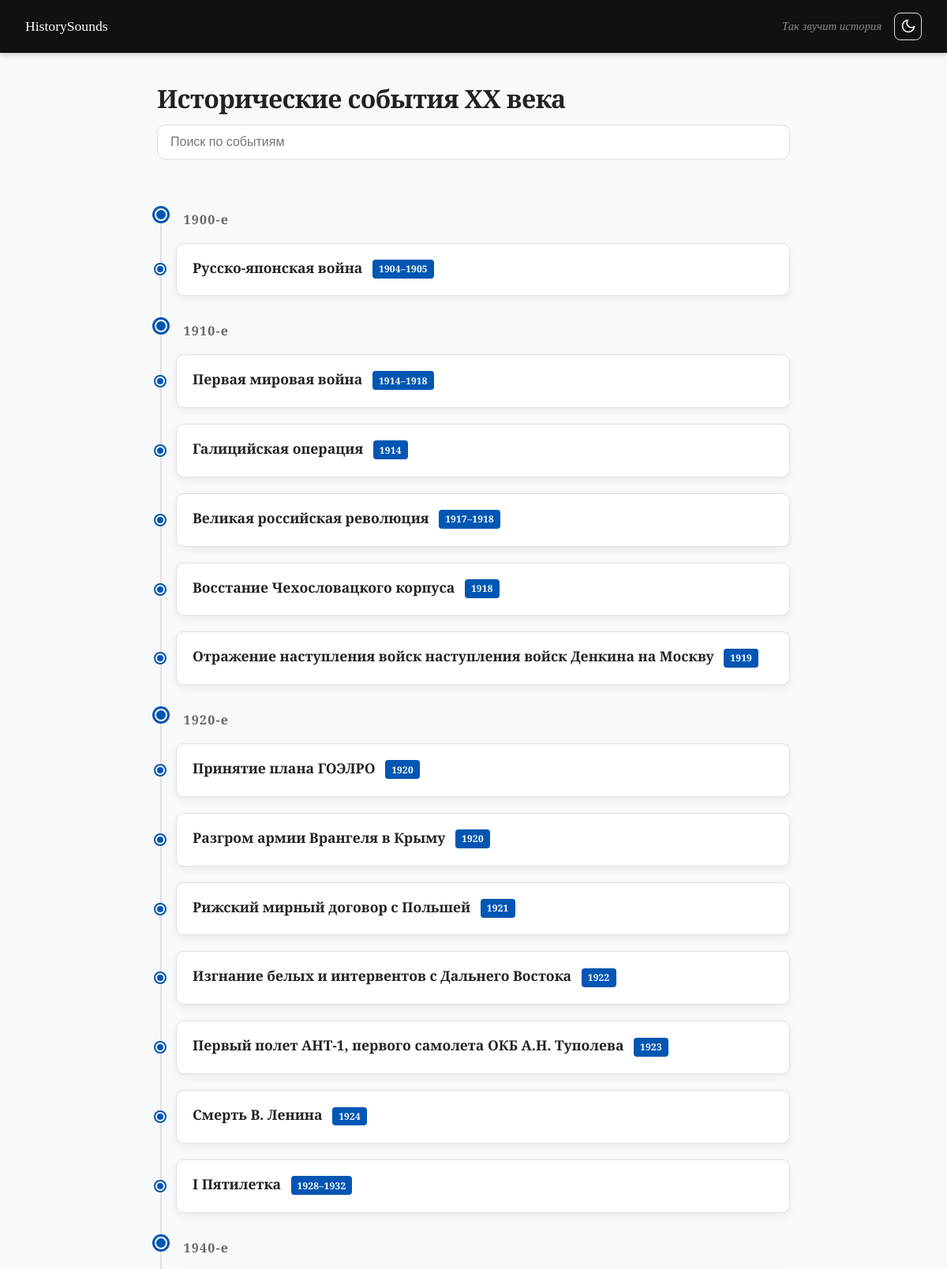
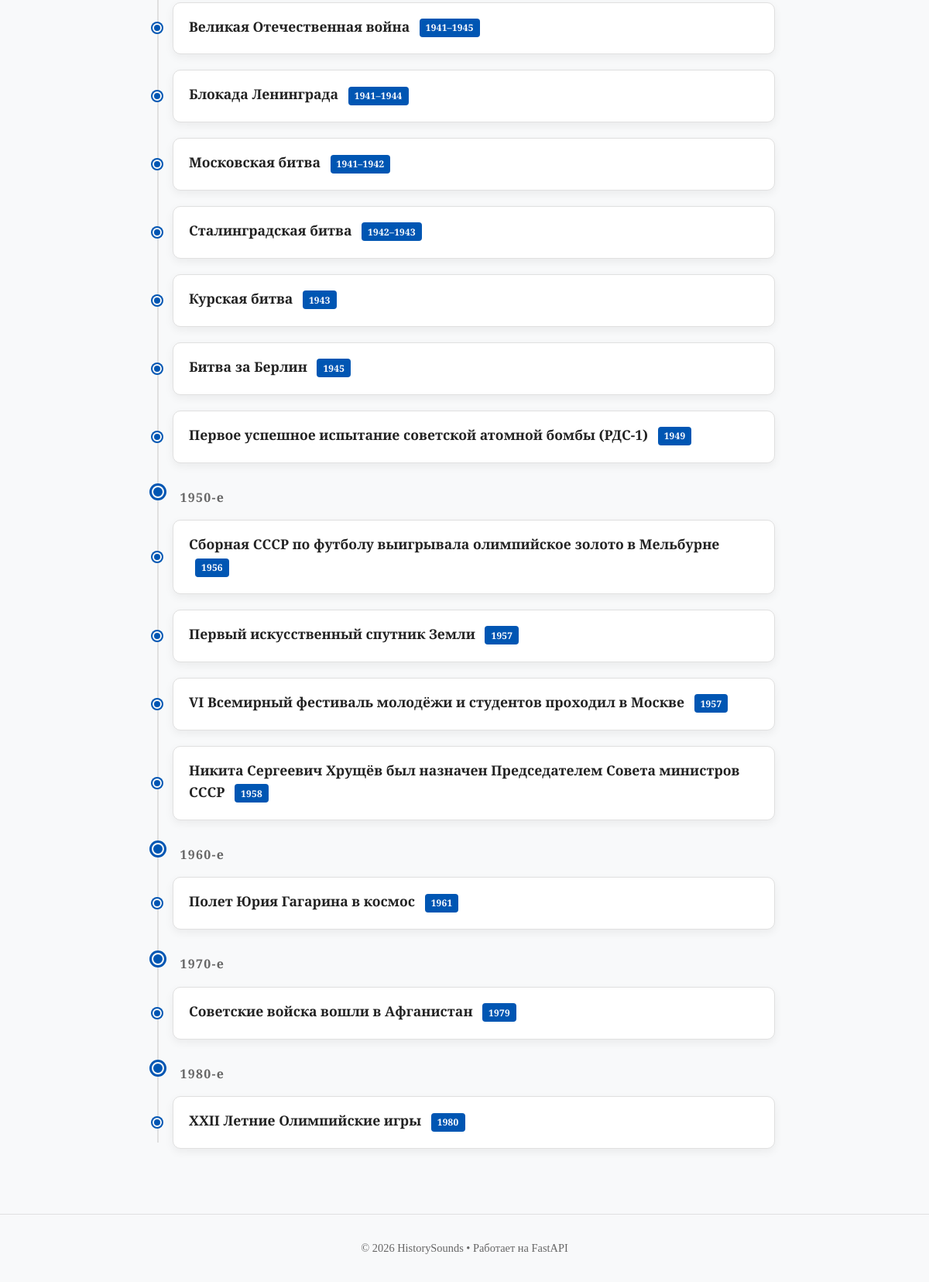
/timeline, run on the app's committed database (2 pictures, top to bottom).
### models/events.py (models this page shows)
class Event(Base):
    __tablename__ = "events"
    id = Column(Integer, primary_key=True, index=True, autoincrement=True)
    title = Column(String, nullable=True)
    description = Column(String, nullable=False)
    excel_id = Column(String, index=True)
    songs = relationship("Song", secondary=song_event, back_populates="events")
    year_start = Column(Integer, nullable=True)
    year_end = Column(Integer, nullable=True)

### app.py (the view)
@app.get("/timeline", response_class=HTMLResponse)
async def timeline(request: Request, db: Session = Depends(get_db)):
    events = db.query(Event).order_by(Event.year_start.asc()).all()
    return templates.TemplateResponse(request, "timeline.html", {"events": events})

### templates/timeline.html (shortened to what this page needs)
{% extends "base.html" %}
{% block content %}
<h1>Исторические события XX века</h1>
<input type="text" id="search" class="search-box" placeholder="Поиск по событиям">
<ul class="timeline" id="timeline">
{% set decade_tracker = namespace(current=none) %}
{% for e in events %}
  {% set decade = (e.year_start // 10) * 10 if e.year_start else none %}
  {% if decade and decade != decade_tracker.current %}
    {% set decade_tracker.current = decade %}
    <li class="timeline-decade">
      <div class="timeline-dot"></div>
      <div class="decade-label">{{ decade }}-е</div>
    </li>
  {% endif %}
<li class="timeline-item"
    data-text="{{ (e.title | lower) + ' ' + (e.songs | map(attribute='name') | join(' ') | lower) }}"
    data-detail="{{ e.description | default('Нет описания', true) }}">
  <div class="timeline-dot"></div>
  <a href="/event/{{ e.id }}" class="timeline-link">
    <div class="timeline-content">
      <h3>
        {{ e.title or (e.description | truncate(55, False, '…')) }}
        {% if e.year_start %}
          <span class="year-badge">
            {{ e.year_start }}{% if e.year_end and e.year_end != e.year_start %}–{{ e.year_end }}{% endif %}
          </span>
        {% endif %}
      </h3>
    </div>
  </a>
</li>
{% endfor %}
</ul>
{% endblock %}

### static/style.css (style rules this page uses)
:root { --primary: #0056b3; --primary-hover: #003d82; --bg: #f8f9fa; --card-bg: #ffffff; --text: #222; --text-muted: #666; --border: #e0e0e0; --shadow: 0 4px 12px rgba(0,0,0,0.06); --shadow-hover: 0 8px 24px rgba(0,0,0,0.12); --radius: 10px; --transition: 0.2s ease; }
* { box-sizing: border-box; margin: 0; padding: 0; }
html, body { font-family: "Merriweather", serif; line-height: 1.6; color: var(--text); background: var(--bg); min-height: 100vh; display: flex; flex-direction: column; }
h1 { margin-bottom: 0.5rem; font-size: 2rem; letter-spacing: -0.02em; }
.search-box { width: 100%; padding: 0.75rem 1rem; border: 1px solid var(--border); border-radius: var(--radius); font-size: 1rem; margin-bottom: 2rem; transition: border-color var(--transition), box-shadow var(--transition); background: var(--card-bg); color: var(--text); }
.timeline { list-style: none; position: relative; padding-left: 1.5rem; }
.timeline::before { content: ""; position: absolute; left: 0.25rem; top: 0.5rem; bottom: 0.5rem; width: 2px; background: var(--border); }
.timeline-item { position: relative; margin-bottom: 1.25rem; cursor: pointer; transition: transform var(--transition), background var(--transition); }
.timeline-dot { position: absolute; left: -1.6rem; top: 50%; transform: translateY(-50%); width: 12px; height: 12px; background: var(--primary); border-radius: 50%; border: 2px solid var(--bg); box-shadow: 0 0 0 2px var(--primary); }
.timeline-content { background: var(--card-bg); padding: 1rem 1.25rem; border-radius: var(--radius); box-shadow: var(--shadow); transition: box-shadow var(--transition); border: 1px solid var(--border); }
.timeline-link { text-decoration: none; color: inherit; display: block; height: 100%; border-radius: var(--radius); }
.timeline-link h3 { font-size: 1.1rem; margin-bottom: 0.35rem; color: var(--text); transition: color var(--transition); }
.year-badge { display: inline-block; padding: 0.15rem 0.5rem; background: var(--primary); color: white; font-size: 0.75rem; font-weight: 600; border-radius: 4px; margin-left: 0.5rem; letter-spacing: 0.02em; vertical-align: middle; }
.timeline-decade { position: relative; margin: 2rem 0 1rem; padding-left: 0; }
.timeline-decade .decade-label { font-weight: 700; font-size: 1.0rem; color: var(--text-muted); letter-spacing: 0.08em; background: var(--bg); padding: 0 0.6rem; display: inline-block; position: relative; z-index: 2; }
.timeline-decade .timeline-dot { width: 16px; height: 16px; top: 0.35rem; box-shadow: 0 0 0 3px var(--primary); left: -1.71rem; }

### data on the page
Event: decade "1900", title "Русско-японская война", year_start "1904", year_end "1905"
Event: decade "1910", title "Первая мировая война", year_start "1914", year_end "1918"
Event: title "Галицийская операция", year_start "1914"
Event: title "Великая российская революция", year_start "1917", year_end "1918"
Event: title "Восстание Чехословацкого корпуса", year_start "1918"
Event: title "Отражение наступления войск наступления войск Денкина на Москву", year_start "1919"
Event: year_start "1920", title "Принятие плана ГОЭЛРО"
Event: title "Разгром армии Врангеля в Крыму", year_start "1920"
Event: title "Рижский мирный договор с Польшей", year_start "1921"
Event: title "Изгнание белых и интервентов с Дальнего Востока", year_start "1922"
Event: title "Первый полет АНТ-1, первого самолета ОКБ А.Н. Туполева", year_start "1923"
Event: title "Смерть В. Ленина", year_start "1924"
Event: title "I Пятилетка", year_start "1928", year_end "1932"
Event: decade "1940", title "Великая Отечественная война", year_start "1941", year_end "1945"
Event: title "Блокада Ленинграда", year_start "1941", year_end "1944"
Event: title "Московская битва", year_start "1941", year_end "1942"
Event: title "Сталинградская битва", year_start "1942", year_end "1943"
Event: title "Курская битва", year_start "1943"
Event: title "Битва за Берлин", year_start "1945"
Event: title "Первое успешное испытание советской атомной бомбы (РДС-1)", year_start "1949"
Event: decade "1950", title "Сборная СССР по футболу выигрывала олимпийское золото в Мельбурне", year_start "1956"
Event: title "Первый искусственный спутник Земли", year_start "1957"
Event: title "VI Всемирный фестиваль молодёжи и студентов проходил в Москве", year_start "1957"
Event: title "Никита Сергеевич Хрущёв был назначен Председателем Совета министров СССР", year_start "1958"
Event: decade "1960", title "Полет Юрия Гагарина в космос", year_start "1961"
Event: decade "1970", title "Советские войска вошли в Афганистан", year_start "1979"
Event: decade "1980", title "XXII Летние Олимпийские игры", year_start "1980"
